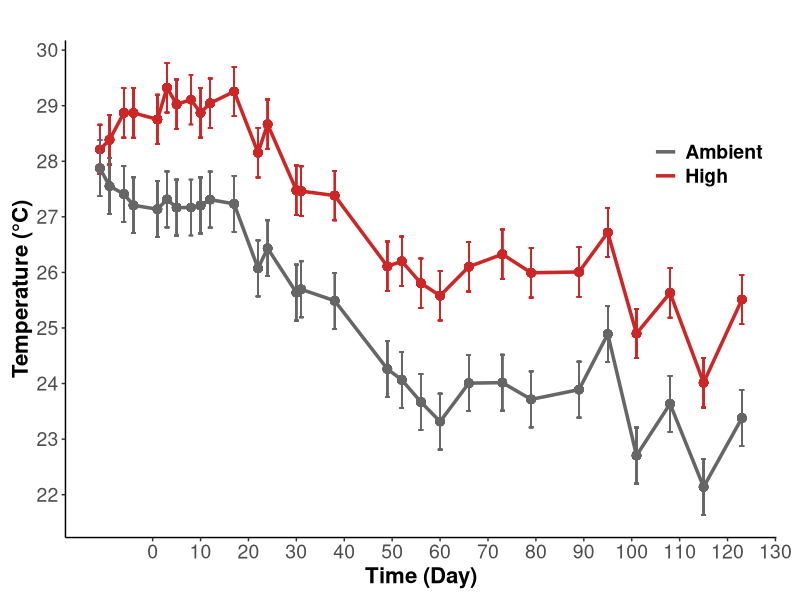
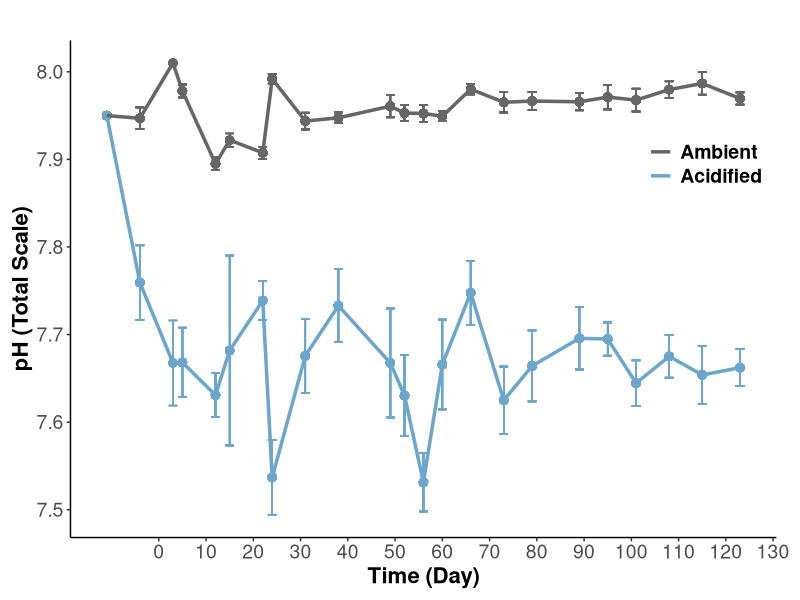
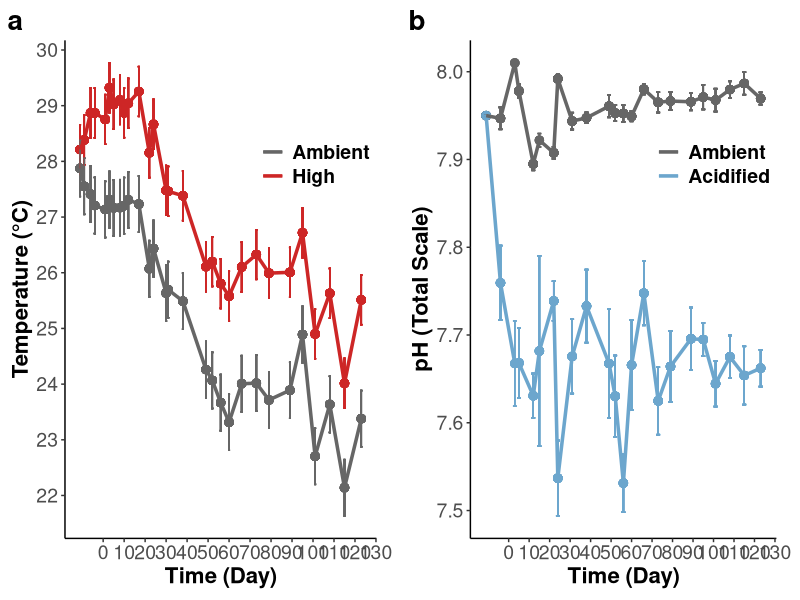

Write the R code that produced these figures, in order. (Note: this script raises an error after producing the figures.)
## ---- chunk 1
rm(list=ls(all=TRUE))
results <- read.csv("Data/Urchin_ClimateChange_Data.csv", header=T, na.strings="NA")

library("tidyverse")
library("lme4") #linear mixed modeling
library("lmtest") #linear mixed modeling
library("lmerTest") #calculate p-values in models
library("car") #levenes tests
library("emmeans") #post-hoc tests
library("lsmeans") #post-hoc tests
library("plotrix") #calculate std.error
library("dplyr") 
library("cowplot") #grid plotting 
## ---- chunk 2

tempsummary<-results %>% 
  select("Day", "Temperature", "Temp") %>%
  drop_na(Temp) %>%
  group_by(Day, Temperature) %>%
  mutate(meanT = mean(Temp)) %>%
  group_by(Temperature) %>% 
  mutate(sd = sd(Temp)) %>%
  mutate(se = sd/sqrt(12)) 
  
  
tempplot<-ggplot(data=tempsummary, aes(Day, meanT, color = Temperature)) +
    geom_point(size = 2.5, show.legend=FALSE) +
    geom_errorbar(aes(ymin = meanT-se, ymax = meanT+se)) +
    geom_line(size=1.2) +
    scale_x_continuous(name="Time (Day)", breaks = seq(0,130, by = 10)) +
    scale_y_continuous(name="Temperature (°C)", breaks = seq(20,30, by = 1)) +
    scale_shape_discrete(name = NULL,
                         labels = c("Ambient", "High"))+
    scale_color_manual(name = NULL,
                       values = c("gray40", "firebrick3"),
                       labels = c("Ambient", "High")) +
    ggtitle("")+
    theme_classic() +
    theme(plot.margin=unit(c(0.3,0.6,0.3,0.3), "cm"))+
    theme(legend.margin = margin(0), 
          legend.position = c(.98,.8), 
          legend.justification = c("right", "top"),
          legend.background = element_blank(), 
          axis.title = element_text(size = 16, face="bold"),
          axis.text = element_text(size = 14), 
          plot.title = element_text(size=16, face="bold"),
          legend.text = element_text(size=14, face="bold"));tempplot
## ---- chunk 3

pHsummary<-results %>% 
  select("Day","pH", "pHspec") %>%
  drop_na(pHspec) %>%
  group_by(Day, pH) %>%
  mutate(meanpH = mean(pHspec)) %>%
  group_by(pH, meanpH) %>% 
  mutate(sd = sd(pHspec)) %>%
  mutate(se = sd/sqrt(12)) 
  
  
pHplot<-ggplot(data=pHsummary, aes(Day, meanpH, color = pH)) +
    geom_point(size = 2.5, show.legend=FALSE) +
    geom_errorbar(aes(ymin = meanpH-sd, ymax = meanpH+sd)) +
    geom_line(size=1.2) +
    scale_x_continuous(name="Time (Day)", breaks = seq(0,130, by = 10)) +
    scale_y_continuous(name="pH (Total Scale)", breaks = seq(7.5,8.1, by = .1)) +
    scale_shape_discrete(name = NULL,
                         labels = c("Low pH", "High pH"))+
    scale_color_manual(name = NULL,
                       values = c("skyblue3", "gray40"),
                       labels = c("Acidified", "Ambient"),
                       guide = guide_legend(reverse = TRUE)) +
    ggtitle("")+
    theme_classic() +
    theme(plot.margin=unit(c(0.3,0.6,0.3,0.3), "cm"))+
    theme(legend.margin = margin(0), 
          legend.position = c(.98,.8), 
          legend.justification = c("right", "top"),
          legend.background = element_blank(), 
          axis.title = element_text(size = 16, face="bold"),
          axis.text = element_text(size = 14), 
          plot.title = element_text(size=16, face="bold"),
          legend.text = element_text(size=14, face="bold"));pHplot
## ---- chunk 4

#Make plots in horizontal line with proper labeling of A and B

treatmentfig1<-plot_grid(tempplot, pHplot, labels = c("a", "b"), ncol=2, nrow=1, rel_heights= c(1,1), rel_widths = c(1,1), label_size = 20, label_y=1, align="h");treatmentfig1

ggsave(filename="Figures/20200611/TreatmentFig1.png", plot=treatmentfig1, dpi=300, width=16, height=6, units="in")

## ---- chunk 5
#### Growth Across Treatments

growthsummary<-results %>% 
  filter(Day==126) %>%
  select("pH", "Temperature","Growth") %>%
  drop_na(Growth) %>% 
  mutate(meanPct = Growth*100) %>%
  group_by(pH, Temperature) %>%
  summarise(mean = mean(meanPct), 
            N = length(meanPct),
            se = std.error(meanPct))
   
  
growthplot<-ggplot(data=growthsummary, aes(x=Temperature, y=mean, color = pH, group=interaction(Temperature,pH))) +
    geom_point(size = 3,  position=position_dodge(0.1)) +
    geom_line(aes(group=pH),  position=position_dodge(0.1)) +
    xlab("Temperature Treatment") +
    ylab("Total Growth (%)")+
    geom_errorbar(aes(ymin = mean-se, ymax = mean+se, width = 0.1), position=position_dodge(0.1)) +
    theme_bw() + 
    scale_x_discrete(limits=c("ambient", "heated"), 
                     label=c("Ambient", "High"))+
    scale_colour_manual(name = "pH Treatment",
                        values = c("skyblue3", "gray40"),
                        labels = c("Ambient", "Acidified")) +
    geom_text(x=1.5, y=125, label="p(pH)=0.61", size=6, color="darkgray") + 
    geom_text(x=1.5, y=100, label="p(Temperature)=0.04", size=6, color="black") + 
    geom_text(x=1.5, y=75, label="p(Interaction)=0.47", size=6, color="darkgray") + 
    ylim(0,450)+
    theme_classic()+
    theme(legend.position = "right", 
          legend.background = element_blank(), 
          axis.title = element_text(size = 16, face="bold"),
          axis.text = element_text(size = 14), 
          plot.title = element_text(size=16, face="bold"),
          legend.text = element_text(size=14), 
          legend.title = element_text(size=16, face="bold"));growthplot

ggsave(filename="Figures/20200611/GrowthFig.png", plot=growthplot, dpi=300, width=8, height=6, units="in")

## ---- chunk 6

results %>% 
  select("Day","Temperature","Growth") %>%
  drop_na(Growth) %>% 
  group_by(Day, Temperature) %>%
  mutate(se = (std.error(Growth))*100) %>%
  mutate(meanPct = (mean(Growth)*100)) %>% 

  
  ggplot(aes(Day, meanPct, shape = Temperature, color = Temperature)) +
    geom_point(size = 2.5) +
    geom_line() +
    scale_x_continuous(name="Time (Day)", breaks = seq(0,130, by = 10)) +
    scale_y_continuous(name="Growth (%)", breaks = seq(0,400, by = 25)) +
    geom_errorbar(aes(ymin = meanPct-se, ymax = meanPct+se, width = 1.5)) +
    theme_bw() +
    scale_colour_manual(name = NULL, 
                        values = c("gray40", "firebrick3"), 
                        labels = c("Ambient Temperture", "High Temperature")) +
    scale_shape_discrete(name = NULL, 
                       labels = c("Ambient Temperture", "High Temperature")) +
    theme(legend.margin = margin(0), 
          legend.position = c(.03, 0.93), 
          legend.justification = c("left", "top"),
          legend.background = element_blank()) + 
    annotate("text", x = 0, y = 375, label = "(a)") +
    annotate("text", x = 130, y = 359, label = "*", size = 7)

#ggsave("TempGrowth.png", 
      #path = "/Users/emilysesno/Desktop/Emily/Graduate Work/Urchin_ClimateChange/Figures",
      #width = 7, height = 5)

## ---- chunk 7

results %>% 
  select("Day","pH","Growth") %>%
  drop_na(Growth) %>% 
  group_by(Day, pH) %>%
  mutate(se = (std.error(Growth))*100) %>%
  mutate(meanPct = (mean(Growth)*100)) %>% 

  ggplot(aes(Day, meanPct, shape = pH, color = pH)) +
    geom_point(size = 2.5) +
    geom_line() +
    scale_x_continuous(name="Time (Day)", breaks = seq(0,130, by = 10)) +
    scale_y_continuous(name="Growth (%)", breaks = seq(0,400, by = 25)) +
    geom_errorbar(aes(ymin = meanPct-se, ymax = meanPct+se, width = 1.5)) +
    theme_bw() +
    scale_colour_manual(name = NULL, 
                        values = c("skyblue3", "gray40"), 
                        labels = c("Low pH", "Ambient pH"),
                         guide = guide_legend(reverse = TRUE)) +
    scale_shape_discrete(name = NULL,
                         labels = c("Low pH", "Ambient pH"),
                         guide = guide_legend(reverse = TRUE)) +
    theme(legend.margin = margin(0), 
          legend.position = c(.03, .93), 
          legend.justification = c("left", "top"),
          legend.background = element_blank()) + 
    annotate("text", x = 0, y = 370, label = "(b)")

#ggsave("pHGrowth.png", 
      #path = "/Users/emilysesno/Desktop/Emily/Graduate Work/Urchin_ClimateChange/Figures",
      #width = 7, height = 5)
    

## ---- chunk 8
results %>% 
  select("Treatment","RatioSEM", "PartOfSpine") %>%
  drop_na(RatioSEM) %>% 
  group_by(Treatment, PartOfSpine) %>%
  mutate(se = std.error(RatioSEM)) %>%
  mutate(mean = (mean(RatioSEM))) %>%
  
  ggplot(aes(Treatment, mean, fill = Treatment)) +
    geom_col(position = "dodge") +
    facet_grid(cols = vars(PartOfSpine)) +
    geom_errorbar(aes(ymin = mean-se, ymax = mean+se), 
                      width = 0.4, position = position_dodge(.9)) +
    scale_x_discrete(name=NULL,
                     labels = c("Control", "Acidified", "Heated", "Heated/Acidified")) +
    scale_y_continuous(name="Calcification Ratio", breaks = seq(0,3.5, by = .5)) +
    scale_fill_manual(values = c("gray40", "skyblue3","firebrick3", "mediumpurple3" )) +
    scale_colour_identity() +
    theme_bw() +
    theme(legend.position = "none") +
    geom_text(aes(x= 1, y = 1, label = ""))
  
#ggsave("CalcRatioTrtmnt.png", 
      #path = "/Users/emilysesno/Desktop/Emily/Graduate Work/Urchin_ClimateChange/Figures",
      #width = 7, height = 5)  
## ---- chunk 9

results %>% 
  select("Temperature","pH","RatioSEM", "PartOfSpine") %>%
  drop_na(RatioSEM) %>% 
  dplyr::group_by(Temperature, pH, PartOfSpine) %>%
  mutate(se = std.error(RatioSEM)) %>%
  mutate(mean = (mean(RatioSEM))) %>%
  
  ggplot(aes(Temperature, mean, fill = pH)) +
    geom_col(position = "dodge") +
    facet_grid(cols = vars(PartOfSpine)) +
    geom_errorbar(aes(ymin = mean-se, ymax = mean+se), 
                      width = 0.4, position = position_dodge(.9)) +
    scale_x_discrete(name=NULL,
                     labels = c("Ambient Temperature", "High Temperature")) +
    scale_y_continuous(name="Calcification Ratio", breaks = seq(0,3.5, by = .5)) +
    scale_fill_manual(name = NULL, 
                      values = c("skyblue3", "gray40"),
                      labels = c("Low pH", "Ambient pH"),
                      guide = guide_legend(reverse = TRUE)) +
    theme_bw() +
    theme(legend.margin = margin(0), 
          legend.position = c(.98,.98), 
          legend.justification = c("right", "top"),
          legend.background = element_blank()) +
    geom_text(aes(x= 1, y = 1, label = ""))
  

#ggsave("CalcRatio.png", 
      #path = "/Users/emilysesno/Desktop/Emily/Graduate Work/Urchin_ClimateChange/Figures",
      #width = 7, height = 5)  

## ---- chunk 10
#### Growth Across Treatments

#base
basesummary<-results %>% 
  select("Temperature","pH","RatioSEM", "PartOfSpine") %>%
  filter(PartOfSpine=="Base")%>%
  drop_na(RatioSEM) %>% 
  group_by(pH, Temperature, PartOfSpine) %>%
  summarize(mean = mean(RatioSEM), se = std.error(RatioSEM), N = length(RatioSEM))
  
baseplot<- ggplot(data=basesummary, aes(x=Temperature, y=mean, color = pH, group=interaction(Temperature,pH))) +
    geom_point(size = 3,  position=position_dodge(0.1)) +
    geom_line(aes(group=pH),  position=position_dodge(0.1)) +
    xlab("Temperature Treatment") +
    ylab("Spine Base Calcification Ratio")+
    ylim(1,3.5)+
    geom_errorbar(aes(ymin = mean-se, ymax = mean+se, width = 0.1), position=position_dodge(0.1)) +
    theme_bw() + 
    scale_x_discrete(limits=c("ambient", "heated"), 
                     label=c("Ambient", "High"))+
    scale_colour_manual(name = "pH Treatment",
                        values = c("skyblue3", "gray40"),
                        labels = c("Acidified", "Ambient")) +
    geom_text(x=1.5, y=1.6, label="p(pH)=0.002", size=6, color="black") + 
    geom_text(x=1.5, y=1.4, label="p(Temperature)=0.16", size=6, color="darkgray") + 
    geom_text(x=1.5, y=1.2, label="p(Interaction)=0.54", size=6, color="darkgray") + 
    theme_classic()+
    theme(legend.position = "right", 
          legend.background = element_blank(), 
          axis.title = element_text(size = 16, face="bold"),
          axis.text = element_text(size = 14), 
          plot.title = element_text(size=16, face="bold"),
          legend.text = element_text(size=14), 
          legend.title = element_text(size=16, face="bold"));baseplot

ggsave(filename="Figures/20200611/BaseCalcificationFig.png", plot=baseplot, dpi=300, width=8, height=6, units="in")

#tip
tipsummary<-results %>% 
  select("Temperature","pH","RatioSEM", "PartOfSpine") %>%
  filter(PartOfSpine=="Tip")%>%
  drop_na(RatioSEM) %>% 
  group_by(pH, Temperature, PartOfSpine) %>%
  summarize(mean = mean(RatioSEM), se = std.error(RatioSEM), N = length(RatioSEM))

tipplot<-ggplot(data=tipsummary, aes(x=Temperature, y=mean, color = pH, group=interaction(Temperature,pH))) +
    geom_point(size = 3,  position=position_dodge(0.1)) +
    geom_line(aes(group=pH),  position=position_dodge(0.1)) +
    xlab("Temperature Treatment") +
    ylab("Spine Tip Calcification Ratio")+
    ylim(1,3.5)+
    geom_errorbar(aes(ymin = mean-se, ymax = mean+se, width = 0.1), position=position_dodge(0.1)) +
    theme_bw() + 
    scale_x_discrete(limits=c("ambient", "heated"), 
                     label=c("Ambient", "High"))+
    scale_colour_manual(name = "pH Treatment",
                        values = c("skyblue3", "gray40"),
                        labels = c("Acidified", "Ambient")) +
    geom_text(x=1.5, y=3.0, label="p(pH)=0.44", size=6, color="darkgray") + 
    geom_text(x=1.5, y=2.8, label="p(Temperature)=0.39", size=6, color="darkgray") + 
    geom_text(x=1.5, y=2.6, label="p(Interaction)=0.09", size=6, color="darkgray") + 
    theme_classic()+
    theme(legend.position = "right", 
          legend.background = element_blank(), 
          axis.title = element_text(size = 16, face="bold"),
          axis.text = element_text(size = 14), 
          plot.title = element_text(size=16, face="bold"),
          legend.text = element_text(size=14), 
          legend.title = element_text(size=16, face="bold"));tipplot

ggsave(filename="Figures/20200611/TipCalcificationFig.png", plot=tipplot, dpi=300, width=8, height=6, units="in")
## ---- chunk 11

results %>% 
  select("Temperature","pH","RatioLength", "Chosen") %>%
  drop_na(RatioLength) %>%
  mutate(Ratio = RatioLength/2) %>% 
  filter(Chosen == "yes") %>% 
  group_by(Temperature, pH) %>%
  mutate(se = std.error(Ratio)) %>%
  mutate(mean = mean(Ratio)) %>% 
  
  ggplot(aes(Temperature, mean, fill = pH)) +
    geom_col(position = "dodge") +
    geom_errorbar(aes(ymin = mean-se, ymax = mean+se), 
                      width = 0.2, position = position_dodge(.9)) +
    scale_x_discrete(name=NULL,
                     labels = c("Ambient Temperature", "High Temperature")) +
    scale_y_continuous(name="Relative Spine Length (% of TD)", 
                       breaks = seq(0,20, by = 2),
                       expand = expand_scale(add = c(0, 2))) +
    scale_fill_manual(name = NULL, 
                      values = c("skyblue3", "gray40"),
                      labels = c("Low pH", "Ambient pH"),
                      guide = guide_legend(reverse = TRUE)) +
    theme_bw() +
    theme(legend.margin = margin(0), 
          legend.position = c(.01, 1), 
          legend.justification = c("left", "top"),
          legend.background = element_blank()) +
    geom_text(aes(x= 1, y = 1, label = ""))

#ggsave("RelativeSpineLength.png", 
      #path = "/Users/emilysesno/Desktop/Emily/Graduate Work/Urchin_ClimateChange/Figures",
      #width = 7, height = 5)

## ---- chunk 12
#### Growth Across Treatments

length_summary<-results %>% 
  select("Temperature","pH","RatioLength", "Chosen") %>%
  drop_na(RatioLength) %>%
  mutate(Ratio = RatioLength/2) %>% 
  filter(Chosen == "yes") %>% 
  group_by(pH, Temperature) %>%
  summarize(mean = mean(Ratio), se = std.error(Ratio), N = length(Ratio))

  lengthplot<-ggplot(data=length_summary, aes(x=Temperature, y=mean, color = pH, group=interaction(Temperature,pH))) +
    geom_point(size = 3,  position=position_dodge(0.1)) +
    geom_line(aes(group=pH),  position=position_dodge(0.1)) +
    xlab("Temperature Treatment") +
    ylab("Spine Length : Diameter")+
    geom_errorbar(aes(ymin = mean-se, ymax = mean+se, width = 0.1), position=position_dodge(0.1)) +
    ylim(10,20) +
    theme_bw() + 
    geom_text(x=1.5, y=12.5, label="p(pH)=0.05", size=6, color="darkgray") + 
    geom_text(x=1.5, y=12, label="p(Temperature)=0.20", size=6, color="darkgray") + 
    geom_text(x=1.5, y=11.5, label="p(Interaction)=0.93", size=6, color="darkgray") + 
    scale_x_discrete(limits=c("ambient", "heated"), 
                     label=c("Ambient", "High"))+
    scale_colour_manual(name = "pH Treatment",
                        values = c("skyblue3", "gray40"),
                        labels = c("Acidified", "Ambient")) +
    #ylim(250,450)+
    theme_classic()+
    theme(legend.position = "right", 
          legend.background = element_blank(), 
          axis.title = element_text(size = 16, face="bold"),
          axis.text = element_text(size = 14), 
          plot.title = element_text(size=16, face="bold"),
          legend.text = element_text(size=14), 
          legend.title = element_text(size=16, face="bold"));lengthplot

ggsave(filename="Figures/20200611/LengthFig.png", plot=lengthplot, dpi=300, width=8, height=6, units="in")
## ---- chunk 13

results %>% 
  select("Temperature","pH","SpineCount") %>%
  drop_na(SpineCount) %>% 
  group_by(Temperature, pH) %>%
  mutate(se = std.error(SpineCount)) %>%
  mutate(meanCount = mean(SpineCount)) %>% 
  
  ggplot(aes(Temperature, meanCount, fill = pH)) +
    geom_col(position = "dodge") +
    geom_errorbar(aes(ymin = meanCount-se, ymax = meanCount+se), 
                      width = 0.2, position = position_dodge(.9)) +
    scale_x_discrete(name=NULL,
                     labels = c("Ambient Temperature", "High Temperature")) +
    scale_y_continuous(name="Dropped Spines (Count)", breaks = seq(0,30, by = 2)) +
    scale_fill_manual(name = NULL, 
                      values = c("skyblue3", "gray40"),
                      labels = c("Low pH", "Ambient pH"),
                      guide = guide_legend(reverse = TRUE)) +
    theme_bw() +
    theme(legend.margin = margin(0), 
          legend.position = c(.98,.98), 
          legend.justification = c("right", "top"),
          legend.background = element_blank()) +
    geom_text(aes(x= 1, y = 1, label = ""))

#ggsave("DroppedSpines.png", 
      #path = "/Users/emilysesno/Desktop/Emily/Graduate Work/Urchin_ClimateChange/Figures",
      #width = 7, height = 5)

## ---- chunk 14
#### Growth Across Treatments

droppedsummary<-results %>% 
  select("Temperature","pH","SpineCount") %>%
  drop_na(SpineCount) %>% 
  group_by(pH, Temperature) %>%
  summarize(mean = mean(SpineCount), se = std.error(SpineCount), N = length(SpineCount))

  dropplot<-ggplot(data=droppedsummary, aes(x=Temperature, y=mean, color = pH, group=interaction(Temperature,pH))) +
    geom_point(size = 3,  position=position_dodge(0.1)) +
    geom_line(aes(group=pH),  position=position_dodge(0.1)) +
    xlab("Temperature Treatment") +
    ylab("Dropped Spines")+
    geom_errorbar(aes(ymin = mean-se, ymax = mean+se, width = 0.1), position=position_dodge(0.1)) +
    ylim(0,30) +
    theme_bw() + 
    scale_x_discrete(limits=c("ambient", "heated"), 
                     label=c("Ambient", "High"))+
    scale_colour_manual(name = "pH Treatment",
                        values = c("skyblue3", "gray40"),
                        labels = c("Acidified", "Ambient")) +
    geom_text(x=1.5, y=11, label="p(pH)<0.001", size=6, color="black") + 
    geom_text(x=1.5, y=9, label="p(Temperature)=0.91", size=6, color="darkgray") + 
    geom_text(x=1.5, y=7, label="p(Interaction)=0.83", size=6, color="darkgray") +
    theme_classic()+
    theme(legend.position = "right", 
          legend.background = element_blank(), 
          axis.title = element_text(size = 16, face="bold"),
          axis.text = element_text(size = 14), 
          plot.title = element_text(size=16, face="bold"),
          legend.text = element_text(size=14), 
          legend.title = element_text(size=16, face="bold"));dropplot

ggsave(filename="Figures/20200611/DroppedSpinesFig.png", plot=dropplot, dpi=300, width=8, height=6, units="in")
## ---- chunk 15

results %>% 
  select("Treatment","SpineCount") %>%
  drop_na(SpineCount) %>% 
  group_by(Treatment) %>%
  mutate(se = std.error(SpineCount)) %>%
  mutate(meanCount = mean(SpineCount)) %>% 
  
  ggplot(aes(Treatment, meanCount, fill = Treatment)) +
    geom_col(position = "dodge") +
    geom_errorbar(aes(ymin = meanCount-se, ymax = meanCount+se), 
                      width = 0.2, position = position_dodge(.9)) +
    scale_x_discrete(name=NULL,
                     labels = c("Control", "Acidified", "Heated", "Heated/Acidified")) +
    scale_y_continuous(name="Dropped Spines (Count)", breaks = seq(0,30, by = 2)) +
    scale_fill_manual(values = c("gray40", "skyblue3","firebrick3", "mediumpurple3" )) +
    theme_bw() +
    theme(legend.position = "none") +
    geom_text(aes(x= 1, y = 1, label = ""))

#ggsave("DroppedSpinesTrtmnt.png", 
      #path = "/Users/emilysesno/Desktop/Emily/Graduate Work/Urchin_ClimateChange/Figures",
      #width = 7, height = 5)

## ---- chunk 16

structure <- read.csv("Data/Urchin_ClimateChange_Structure.csv", header=T, na="NA")

structure %>% 
  select("Temperature", "pH", "PcntUnorganized") %>% 
  drop_na(PcntUnorganized) %>% 
  
    ggplot(aes(Temperature, PcntUnorganized, fill = pH)) +
    geom_col(position = "dodge") +
    scale_x_discrete(name=NULL,
                     labels = c("Ambient Temperature", "High Temperature")) +
    scale_y_continuous(name="Bases with Unorganized Spine Structure (%)", breaks = seq(0,100, by = 10)) +
    scale_fill_manual(name = NULL, 
                      values = c("skyblue3", "gray40"),
                      labels = c("Low pH", "Ambient pH")) +
      theme_bw() +
    theme(legend.margin = margin(0), 
          legend.position = c(.98,.98), 
          legend.justification = c("right", "top"),
          legend.background = element_blank()) +
    geom_text(aes(x= 1, y = 1, label = ""))

#ggsave("PercentUnorganized.png", 
      #path = "/Users/emilysesno/Desktop/Emily/Graduate Work/Urchin_ClimateChange/Figures",
      #width = 7, height = 5)

## ---- chunk 17
#### Growth Across Treatments

structure <- read.csv("Data/Urchin_ClimateChange_Structure.csv", header=T, na="NA")

structure %>% 
  select("Temperature", "pH", "PcntUnorganized") %>% 
  drop_na(PcntUnorganized) %>% 

  ggplot(aes(x=Temperature, y=PcntUnorganized, color = pH, group=interaction(Temperature,pH))) +
    geom_point(size = 3,  position=position_dodge(0.1)) +
    geom_line(aes(group=pH),  position=position_dodge(0.1)) +
    xlab("Temperature Treatment") +
    ylab("Percent Unorganized")+
    #geom_errorbar(aes(ymin = mean-se, ymax = mean+se, width = 0.1), position=position_dodge(0.1)) +
    ylim(0,100) +
    theme_bw() + 
    scale_x_discrete(limits=c("Ambient", "Heated"), 
                     label=c("Ambient", "High"))+
    scale_colour_manual(name = "pH Treatment",
                        values = c("skyblue3", "gray40"),
                        labels = c("Acidified", "Ambient")) +
    theme_classic()+
    theme(legend.position = "right", 
          legend.background = element_blank(), 
          axis.title = element_text(size = 16, face="bold"),
          axis.text = element_text(size = 14), 
          plot.title = element_text(size=16, face="bold"),
          legend.text = element_text(size=14), 
          legend.title = element_text(size=16, face="bold"))
